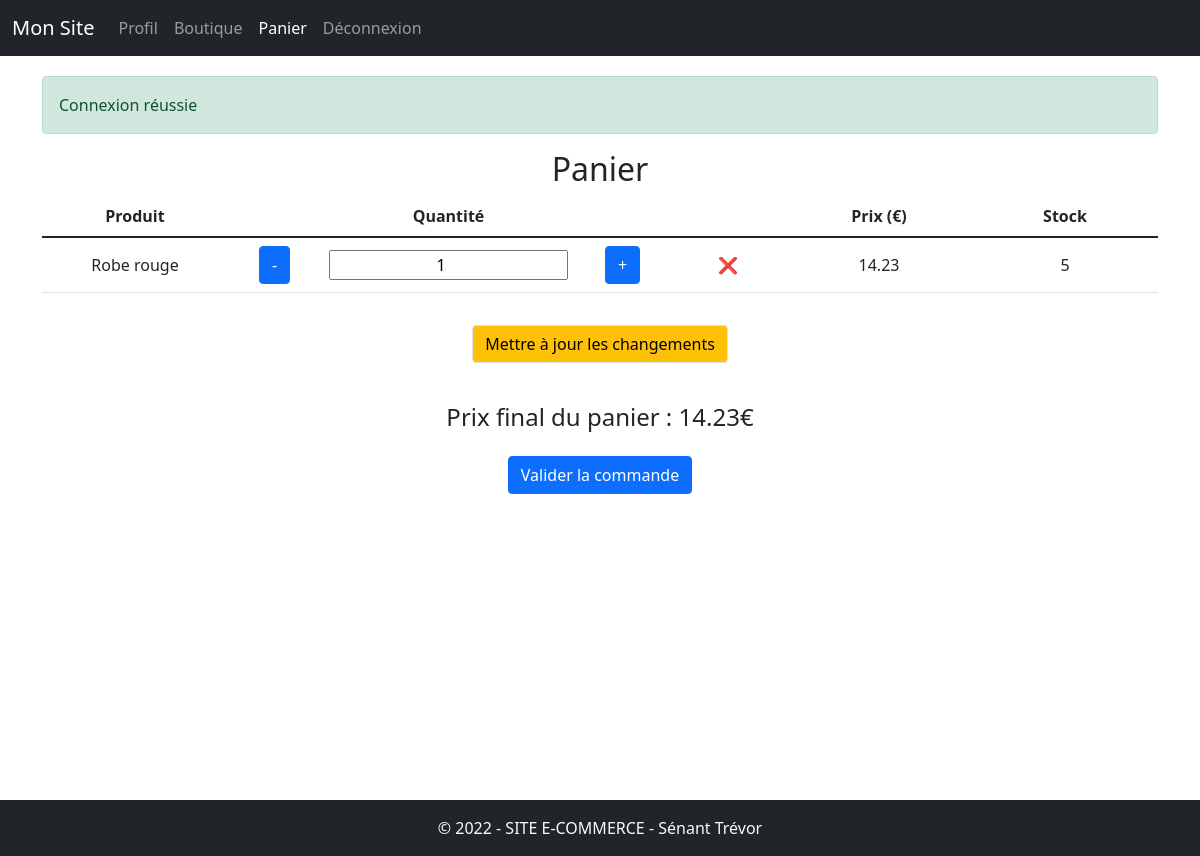
Page /panier.php?action=ajout&id=9 (signed in) on the committed database.
### tables this page shows
CREATE TABLE `produit` (
  `id_produit` int(11) NOT NULL,
  `reference` varchar(20) NOT NULL,
  `categorie` varchar(20) NOT NULL,
  `titre` varchar(100) NOT NULL,
  `description` text NOT NULL,
  `couleur` varchar(20) NOT NULL,
  `taille` varchar(5) NOT NULL,
  `public` enum('m','f','mixte') NOT NULL,
  `photo` varchar(250) NOT NULL,
  `prix` float NOT NULL,
  `stock` int(3) NOT NULL
);

### panier.php (the view, shortened to what this page needs)
<?php
if(isConnected() && !isAdmin()){
    $dataProduct = getAllProduct();
require_once './inc/haut.inc.php';?>
<h2 class="text-center">Panier</h2>
<?php  if(isset($_SESSION['user']['panier'])) { ?>
<form method="post">
    <div class="table-responsive">
        <table class="table text-center">
            <thead>
                <tr>
                    <th scope="col">Produit</th>
                    <th class="col"></th>
                    <th scope="col">Quantité</th>
                    <th class="col"></th>
                    <th class="col"></th>
                    <th scope="col">Prix (€)</th>
                    <th scope="col">Stock</th>
                </tr>
            </thead>
            <tbody>
                <?php
    if(isset($_SESSION['user']['panier']))
    {?>
                <?php foreach($_SESSION['user']['panier'] as $id => $quantity){
            foreach($dataProduct as $data){
                 if($id == $data['id_produit']){ ?>
                <tr class="align-middle">
                    <td class="col-md-2"><?= $data['titre']  ?></td>
                    <td class="col-md-1">
                        <div class="btn btn-primary" id=moins-<?=$id?>>-</div>
                    </td>
                    <td class="col-md-1"><input readonly class="text-center" type="number" name="<?=$id?>" id=<?=$id?>
                            value=<?= $quantity ?>></td>
                    <td class="col-md-1">
                        <div class="btn btn-primary" id=plus-<?=$id?>>+</div>
                    </td>
                    <td><a style="text-decoration:none" href="?action=delete&id=<?=$id?>">❌</a></td>
                    <td class="col-md-2"><?= calcPrice($data['prix'],$quantity)  ?></td>
                    <td class="col-md-2" id="stock-<?=$id?>"><?= $data['stock'] ?></td>
                </tr>
                <?php
                }
            }
        }?>
                <?php
    } ?>
            </tbody>
        </table>
    </div>
    <div class="text-center">
        <input type="submit" value="Mettre à jour les changements" class="btn border btn-warning my-3">
    </div>
    <h4 class="text-center my-4">Prix final du panier : <?= (getFinalPrice()) ?? 0 ?>€</h4>
</form>
<div class="text-center">
    <a href="?action=valider"><button class="btn btn-primary">Valider la commande</button></a>
</div>
<?php
}
} else {
    header('location:connexion.php');
}
require_once './inc/bas.inc.php';

### rows in the picture
produit: titre "Robe rouge", value "1", prix "14.23", stock "5"

### other values in the picture
implode('<br>',$_SESSION['messages'][$className]) "Connexion réussie"
getFinalPrice() "14.23"
